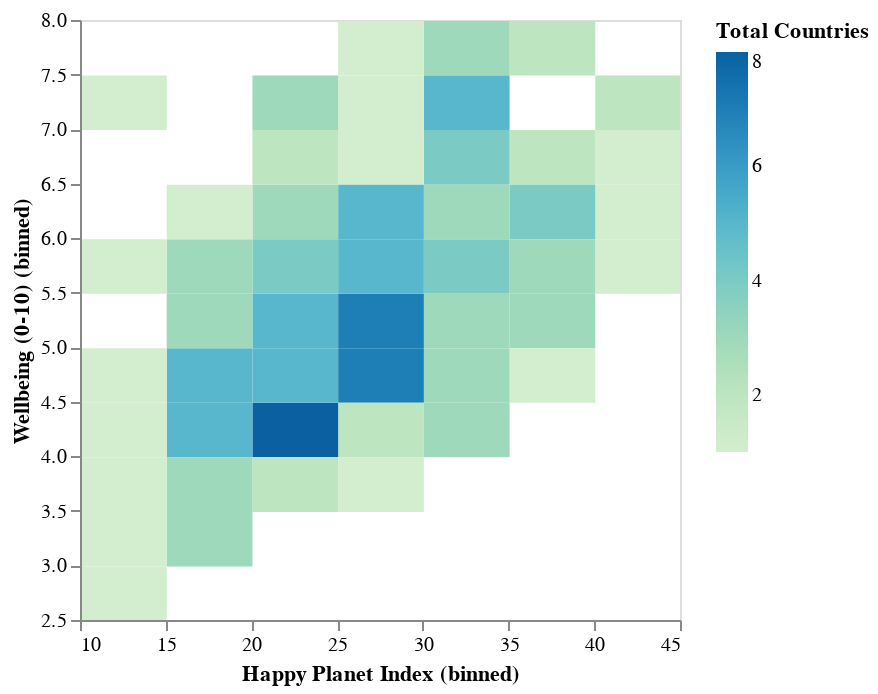

Notebook cell for this chart:
### Markdown cell above
Heatplot with interactive zooming

### Code cell
# create a chart using rectangle marks (heatmap-like bins)
alt.Chart(hpi_df).mark_rect().encode(                         
    alt.X('Happy Planet Index:Q', bin=True),             # bin the quantitative 'Happy Planet Index' values on the x-axis
    alt.Y('Wellbeing (0-10):Q', bin=True),               # bin the quantitative 'Wellbeing (0-10)' values on the y-axis
    alt.Color('count()',                                 # color the rectangles based on the count of data points in each bin
        scale=alt.Scale(scheme='greenblue'),             # use a 'greenblue' color scheme for the heatmap coloring
        legend=alt.Legend(title='Total Countries')       # add a legend titled 'Total Countries' for the color scale
    )
).interactive()                                          # make the chart interactive (zoom and pan enabled)

### Figure 1 — Vega-Lite specification as saved in the notebook (floating-point values rounded to 4 significant figures; data arrays with more than 128 entries replaced by an {"elided": "..."} marker saying what was removed)
{"config": {"view": {"continuousWidth": 300, "continuousHeight": 300}}, "data": {"name": "data-e1c068cb61c6a12593f95144d0d2b6ed"}, "mark": {"type": "rect"}, "encoding": {"color": {"aggregate": "count", "legend": {"title": "Total Countries"}, "scale": {"scheme": "greenblue"}, "type": "quantitative"}, "x": {"bin": true, "field": "Happy Planet Index", "type": "quantitative"}, "y": {"bin": true, "field": "Wellbeing (0-10)", "type": "quantitative"}}, "params": [{"name": "param_6", "select": {"type": "interval", "encodings": ["x", "y"]}, "bind": "scales"}], "$schema": "https://vega.github.io/schema/vega-lite/v5.20.1.json", "datasets": {"data-e1c068cb61c6a12593f95144d0d2b6ed": {"elided": "140 records"}}}
